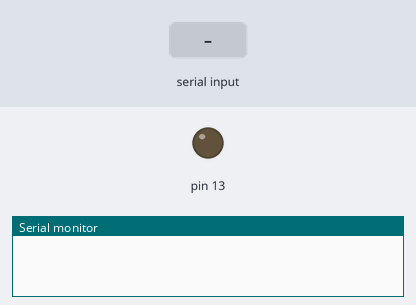
Recording of a sketch running on a simulated Arduino Uno, built with avr-gcc and run on an emulated ATmega328P. Parts: output pins drawn as LEDs (lit = HIGH), the last lines printed to the serial monitor. Inputs (shaded band) come from the test bench.

Above: at 1.2 s.
1.3 s: "1" received over Serial
At 2.3 s:
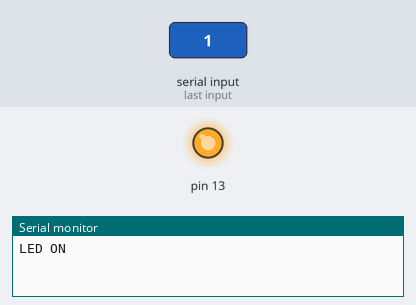
2.9 s: "0" received over Serial
At 3.5 s:
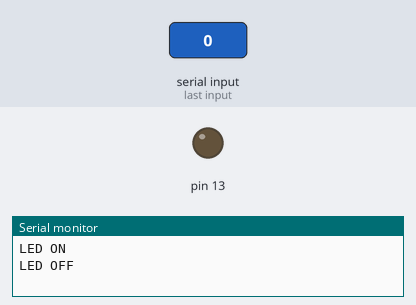
Timing chart, 0 to 5.9 s (numbered marks = the images above; inputs shaded):
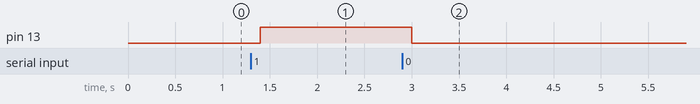

Measured:
- after the input at 1.3 s, pin 13: LOW → HIGH after 0.10 s
- after the input at 2.9 s, pin 13: HIGH → LOW after 0.10 s

The sketch:

06-Serial_Communication.ino
```cpp
void setup()
{
  pinMode(13,OUTPUT);
  Serial.begin(9600);
}
void loop()
{
  if(Serial.available()> 0)
  {
     char state = Serial.read();
     if(state == '1')
     {
       digitalWrite(13,HIGH);
  	   Serial.println("LED ON");
     }
     else if(state == '0')
     {
       digitalWrite(13,LOW);
       Serial.println("LED OFF");
     }
   }
   delay(100);
}
```
